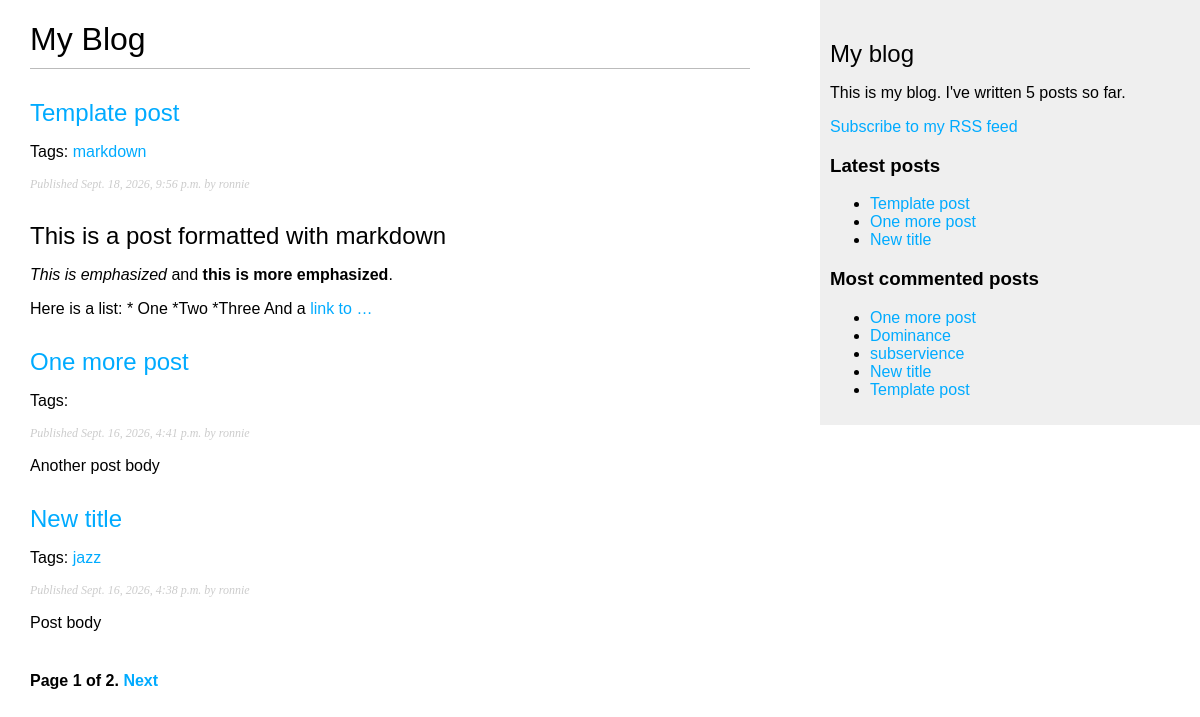
Screenshot of /blog/ with the database file from the repository.
### blog/models.py (models this page shows, shortened)
class Post(models.Model):
    class Status(models.TextChoices): # this class tells whether the post is published or a draft, this is an enumeration class.
        DRAFT = 'DF', 'Draft' # this follows the format 'choice e.g DF', "human-readable format e.g Draft"
        PUBLISHED = 'PB', 'Published'
    title = models.CharField(max_length=250)
    slug = models.SlugField(max_length=250, unique_for_date='publish') # this ensures that the same slug and publish date are not stored for many posts
    author = models.ForeignKey(     #foreign key is used to relate our post model with the default user model, thus creating a user account
        settings.AUTH_USER_MODEL, # a user can write any number of posts
        on_delete=models.CASCADE, # if a user is deleted, all related posts are also deleted
        related_name='blog_posts' # this is the reverse relationship from user to posts i.e user.blog_posts accesses the user's posts
    )
    body = models.TextField()
    publish = models.DateTimeField(default=timezone.now) # same as: publish = models.DateTimeField(db_default=Now())
    created = models.DateTimeField(auto_now_add=True)
    updated = models.DateTimeField(auto_now=True)
    status = models.CharField(  #an instance of the status class defined above
        max_length=2,
        choices=Status,
        default=Status.DRAFT
    )
    objects = models.Manager() # the default manager
    published = PublishedManager() # Our custom manager
    tags = TaggableManager() # allows us to add,retrieve and remove tags from post objects
    class Meta: # define our own ordering for the posts
        ordering = ['-publish'] # order depends on the publish field and its in reverse chronological order
        indexes = [
            models.Index(fields=['-publish']),
        ] # please take note that this index ordering is not supported for MySQL
    def get_absolute_url(self):
        return reverse(
            'blog:post_detail',
            args=[
                self.publish.year,
                self.publish.month,
                self.publish.day,
                self.slug
        ]
    )

### blog/views.py (the view)
# urls.py: path('', views.post_list, name='post_list'),
def post_list(request, tag_slug=None):
    post_list = Post.published.all()
    tag = None
    if tag_slug:
        tag = get_object_or_404(Tag, slug=tag_slug)
        post_list = post_list.filter(tags__in=[tag])
    paginator = Paginator(post_list, 3)
    page_number = request.GET.get('page', 1)
    try:
        posts = paginator.page(page_number)
    except PageNotAnInteger:
        posts = paginator.page(1)
    except EmptyPage:
        posts = paginator.page(paginator.num_pages)
    return render(
        request,
        'blog/post/list.html',
        {
            'posts': posts,
            'tag': tag
        }
    )

### blog/models.py (called while the page is built)
    def get_queryset(self):
        return (
            super().get_queryset().filter(status=Post.Status.PUBLISHED)
        )

### blog/templatetags/blog_tags.py (called while the page is built)
@register.simple_tag
def total_posts():
    return Post.published.count()

@register.inclusion_tag('blog/post/latest_posts.html')
def show_latest_posts(count=5):
    latest_posts = Post.published.order_by('-publish')[:count]
    return {'latest_posts': latest_posts}

@register.simple_tag
def get_most_commented_posts(count=5):
    return Post.published.annotate(
        total_comments=Count('comments')
    ).order_by('-total_comments')[:count]

@register.filter(name='markdown')
def markdown_format(text):
    return mark_safe(markdown.markdown(text))

### blog/templates/blog/post/list.html (shortened to what this page needs)
{% extends "blog/base.html" %}
{% load blog_tags %}
{% block content %}
  <h1>My Blog</h1>
  {% for post in posts %}
    <h2>
      <a href="{{ post.get_absolute_url }}"> {{ post.title }} </a>
    </h2>
    <p class="tags">
      Tags:
       {% for tag in post.tags.all %}
         <a href="{% url "blog:post_list_by_tag" tag.slug %}">
           {{ tag.name }}
         </a>{% if not forloop.last %}, {% endif %}
       {% endfor %}
    <p class="date"> Published {{ post.publish }} by {{ post.author }} </p>
    {{ post.body|markdown|truncatewords_html:30 }}
  {% endfor %}
  {% include "pagination.html" with page=posts %}
{% endblock %}

### blog/templates/blog/base.html (shortened to what this page needs)
{% load blog_tags %}
{% load static %}
<!DOCTYPE html>
<html>
<head>
  <link href="{% static "css/blog.css" %}" rel="stylesheet">
</head>
<body>
  <div id="content">
    {% block content %}
    {% endblock %}
  </div>
  <div id="sidebar">
    <h2>My blog</h2>
    <p>This is my blog.
       I've written {% total_posts %} posts so far.
    </p>
    <p>
      <a href="{% url "blog:post_feed" %}">
        Subscribe to my RSS feed
      </a>
    </p>
    <h3>Latest posts</h3>
    {% show_latest_posts 3 %}
    <h3>Most commented posts</h3>
    {% get_most_commented_posts as most_commented_posts %}
    <ul>
      {% for post in most_commented_posts %}
        <li>
          <a href="{{ post.get_absolute_url }}">{{ post.title }}</a>
        </li>
      {% endfor %}
    </ul>
  </div>
</body>
</html>

### blog/templates/blog/post/latest_posts.html
<ul>
  {% for post in latest_posts %}
    <li>
      <a href="{{ post.get_absolute_url }}">{{ post.title }}</a>
    </li>
  {% endfor %}
</ul>

### blog/static/css/blog.css (style rules this page uses)
body { margin:0; padding:0; font-family:helvetica, sans-serif; }
a { color:#00abff; text-decoration:none; }
h1 { font-weight:normal; border-bottom:1px solid #bbb; padding:0 0 10px 0; }
h2 { font-weight:normal; margin:30px 0 0; }
#content { float:left; width:60%; padding:0 0 0 30px; }
#sidebar { float:right; width:30%; padding:10px; background:#efefef; height:100%; }
p.date { color:#ccc; font-family: georgia, serif; font-size: 12px; font-style: italic; }

### rows the page displays
Post: title "Template post", publish "Sept. 18, 2026, 9:56 p.m.", author "ronnie", body "This is a post formatted with markdown This is emphasized and this is more emphasized . Here is a list: * One *Two *Three And a link to …"
Tag: name "markdown"
Post: title "One more post", publish "Sept. 16, 2026, 4:41 p.m.", author "ronnie", body "Another post body"
Post: title "New title", publish "Sept. 16, 2026, 4:38 p.m.", author "ronnie", body "Post body"
Tag: name "jazz"
Post: title "Dominance"
Post: title "subservience"

### other values shown
{{ page.number }} "1"
{{ page.paginator.num_pages }} "2"
